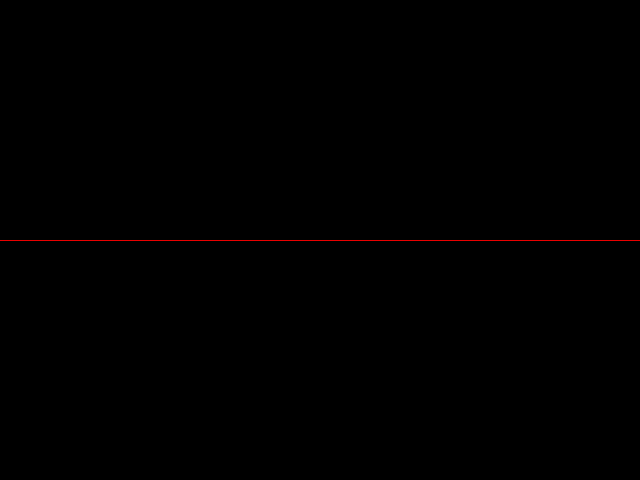
Frame 1 (no input)
Frame 60 (the mouse pressed at the canvas centre just before this capture): identical to frame 1, image omitted
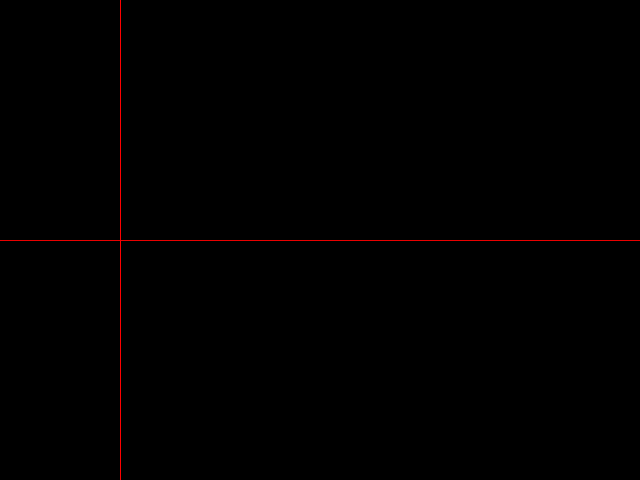
Frame 120 (the mouse held since frame 60 and released just before this capture)

The Processing sketch that drew these frames (run headless with seeded random() and noise(); from frame 60 on, the mouse is pressed at the canvas centre):

// Processing sketch: udk_testarray
// ── udk_testarray.pde
//more advanced example saving all the speed data in an array 
float[] mousedata;
int cnt= 0;
void setup() {
  size(640, 480);
  mousedata= new float[width];
}
void draw() {
  float difference= mouseX-pmouseX;  //current minus previous position
  float speed= abs(difference);  //absolute value
  background(speed);
  stroke(255, 0, 0);
  for(int i= 0; i<width; i++) {
    line(i, height*0.5, i, height*0.5-mousedata[i]);
    line(i, height*0.5, i, height*0.5+mousedata[i]);
  }
  mousedata[cnt%width]= speed;
  cnt= cnt+2;
}
